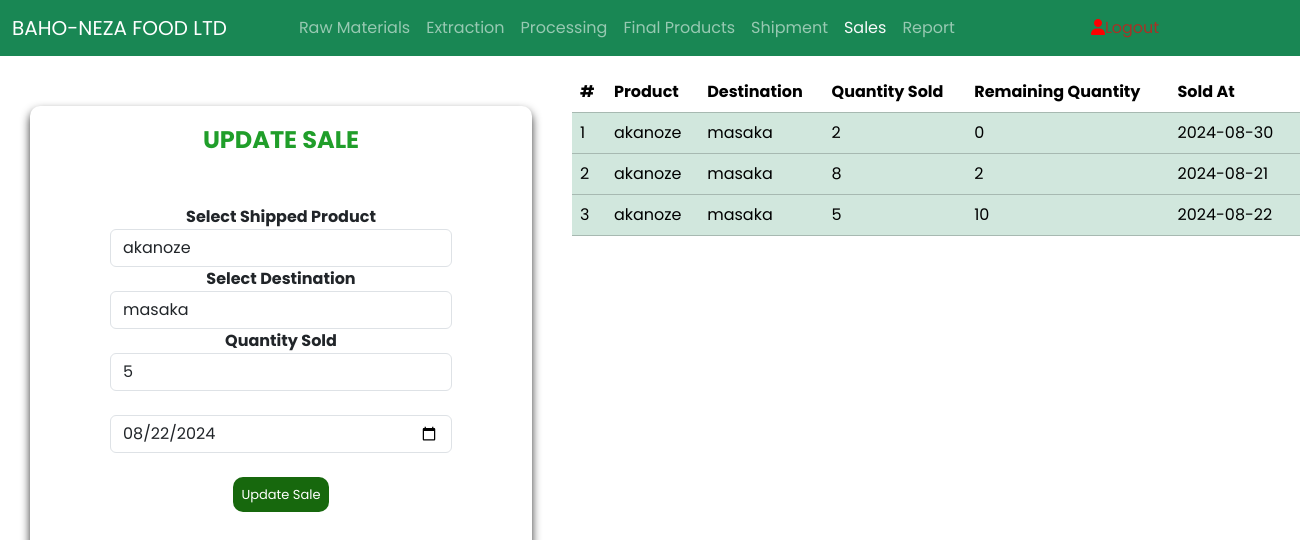
The page /sales.php?edit_id=15 (signed in) on the database its author committed.
### tables this page shows
CREATE TABLE `sales` (
  `sale_id` int(11) NOT NULL,
  `ship_id` int(11) NOT NULL,
  `quantity_sold` int(11) NOT NULL,
  `remaining_quantity` int(11) NOT NULL,
  `sale_date` date NOT NULL
);

CREATE TABLE `final_product` (
  `final_pro_id` int(11) NOT NULL,
  `mill_id` int(11) NOT NULL,
  `product_type` varchar(100) NOT NULL,
  `quantity` int(11) NOT NULL,
  `unit_price` double NOT NULL,
  `total_price` double NOT NULL,
  `date` date NOT NULL
);

CREATE TABLE `shipment` (
  `ship_id` int(11) NOT NULL,
  `final_pro_id` int(11) NOT NULL,
  `destination` varchar(100) NOT NULL,
  `quantity` int(11) NOT NULL,
  `total_price` double NOT NULL,
  `ship_date` date NOT NULL
);

### sales.php (the view, shortened to what this page needs)
<?php
include 'config.php';
$mssg = "";
$update_data = null;
if (isset($_GET['edit_id'])) {
    $edit_id = $_GET['edit_id'];
    $result = $db->query("SELECT * FROM sales WHERE sale_id=$edit_id");
    $update_data = $result->fetch_assoc();
}
$products = $db->query("
    SELECT final_product.product_type
    FROM shipment
    JOIN final_product ON shipment.final_pro_id = final_product.final_pro_id
    GROUP BY final_product.product_type
");
$destinations = $db->query("SELECT DISTINCT destination FROM shipment");
?>
<!DOCTYPE html>
<html lang="en">
<head>
    <link rel="stylesheet" href="bootstrap.min.css">
    <link rel="stylesheet" href="style.css">
    <link rel="stylesheet" href="Font-Awesome-6.x/css/all.min.css">
</head>
<body>
    <nav class="navbar navbar-expand-sm navbar-dark bg-success">
        <div class="container-fluid">
            <a class="navbar-brand" href="dashboard.php">BAHO-NEZA FOOD LTD</a>
            <div class="collapse navbar-collapse mx-5" id="mynavbar">
                <ul class="navbar-nav me-auto">
                    <li class="nav-item"><a class="nav-link" href="raw_material.php">Raw Materials</a></li>
                    <li class="nav-item"><a class="nav-link" href="extraction.php">Extraction</a></li>
                    <li class="nav-item"><a class="nav-link" href="milled.php">Processing</a></li>
                    <li class="nav-item"><a class="nav-link" href="final_product.php">Final Products</a></li>
                    <li class="nav-item"><a class="nav-link" href="shipment.php">Shipment</a></li>
                    <li class="nav-item"><a class="nav-link text-light" href="sales.php">Sales</a></li>
                    <li class="nav-item"><a class="nav-link" href="report.php">Report</a></li>
                    <li class="nav-item"><a class="nav-link" href="logout.php" style="color:rgba(211, 25, 25, 0.765);"><i class="fas fa-user" style="margin-left:120px;color:red;"></i>Logout</a></li>
                </ul>
            </div>
        </div>
    </nav>
    <div class="form-table">
        <div class="add-form">
            <h4 class="form-head"><?php echo isset($update_data) ? 'UPDATE SALE' : 'ADD SALE'; ?></h4><br>
            <p class="success-mssg"><?php echo $mssg; ?></p>
            <form action="" method="post" class="record-form">
                <label for="product_name" class="labels">Select Shipped Product</label>
                <select name="product_name" id="product_name" class="form-control" required>
    <?php
    while ($product = $products->fetch_assoc()) {
        $selected = '';
        if (isset($update_data)) {
            $stmt = $db->prepare("
                SELECT shipment.ship_id, shipment.quantity, final_product.product_type
                FROM shipment
                JOIN final_product ON shipment.final_pro_id = final_product.final_pro_id
                WHERE shipment.ship_id = ?
            ");
            $stmt->bind_param("i", $update_data['ship_id']);
            $stmt->execute();
            $shipment = $stmt->get_result()->fetch_assoc();
            if ($shipment && $shipment['product_type'] == $product['product_type']) {
                $selected = 'selected';
            }
        }
    ?>
        <option value="<?php echo $product['product_type']; ?>" <?php echo $selected; ?>>
            <?php echo $product['product_type']; ?>
        </option>
    <?php } ?>
</select>
                <label for="destination" class="labels">Select Destination</label>
                <select name="destination" id="destination" class="form-control" required>
    <?php
    while ($destination = $destinations->fetch_assoc()) {
        $selected = isset($update_data) && $update_data['destination'] == $destination['destination'] ? 'selected' : '';
        echo "<option value='{$destination['destination']}' $selected>{$destination['destination']}</option>";
    }
    ?>
</select>
                <label for="quantity_sold" class="labels">Quantity Sold</label>
                <input type="number" name="quantity_sold" id="quantity_sold" value="<?php echo $update_data['quantity_sold'] ?? ''; ?>" placeholder="Enter quantity sold..." class="form-control" required><br>
                <input type="date" name="sale_date" value="<?php echo $update_data['sale_date'] ?? ''; ?>" placeholder="Sold At..." class="form-control" required><br>
                <input type="submit" class="add-product-btn" value="<?php echo isset($update_data) ? 'Update Sale' : 'Add Sale'; ?>">
            </form>
        </div>
        <div class="table-data">
            <div class="table-responsive table-container mt-3">
                <table class="table table-success table-hover">
                    <thead>
                        <tr>
                        <th>#</th>
                        <th>Product</th>
                        <th>Destination</th>
                        <th>Quantity Sold</th>
                        <th>Remaining Quantity</th>
                        <th>Sold At</th>
                        <th>Action</th>
                        </tr>
                    </thead>
                    <tbody>
                    <?php
                    $sales = $db->query("
                        SELECT sales.sale_id, sales.ship_id, sales.quantity_sold, sales.remaining_quantity, sales.sale_date,
                        final_product.product_type, shipment.destination
                        FROM sales
                        JOIN shipment ON sales.ship_id = shipment.ship_id
                        JOIN final_product ON shipment.final_pro_id = final_product.final_pro_id
                        ORDER BY sales.sale_id DESC
                    ");
                    $counter = 1;
                    while ($sale = $sales->fetch_assoc()) { ?>
                        <tr>
                            <td><?php echo $counter++; ?></td>
                            <td><?php echo $sale['product_type']; ?></td>
                            <td><?php echo $sale['destination']; ?></td>
                            <td><?php echo $sale['quantity_sold']; ?></td>
                            <td><?php echo $sale['remaining_quantity']; ?></td>
                            <td><?php echo $sale['sale_date']; ?></td>
                            <td>
                            </td>
                        </tr>
                    <?php } ?>
                    </tbody>
                </table>
            </div>
        </div>
    </div>
</body>
</html>

### style.css (style rules this page uses)
* { margin: 0; padding: 0; box-sizing: border-box; }
body, input { font-family: "Poppins", sans-serif; }
form { display: flex; align-items: center; justify-content: center; flex-direction: column; padding: 0rem 5rem; transition: all 0.2s 0.7s; overflow: hidden; grid-column: 1 / 2; grid-row: 1 / 2; }
.form-table { width: 100%; height: 90.5vh; display: flex; }
.add-product-btn { border: none; padding: 8px; border-radius: 10px; background-color: #17680d; color: #fff; font-size: small; }
.add-form { height: 450px; text-align: center; display: flex; flex-direction: column; margin-top: 50px; margin-left: 30px; padding-top: 20px; border-radius: 10px; box-shadow: 0 5px 10px #333; }
input::placeholder { font-size: 12px; }
.labels { font-weight: bold; }
.form-head { color: #209e2a; font-weight: bold; }
.table-data { width: 750px; height: 500px; margin-top: 20; border-radius: 10px; }
.table { width: 100%; }
.success-mssg { border: 2px solid black; width: 150px; text-align: center; padding: 1px; margin-left: 120px; border-radius: 8px; color: rgba(69, 230, 117, 0.922); border: none; }

### sales.php (style rules this page uses)
.table-container { max-height: 400px; overflow-y: auto; position: relative; margin-left: 40px; width: 800px; }
.table-container table { width: 100%; border-collapse: collapse; }
.table-container thead th { position: sticky; top: 0; background: #fff; z-index: 10; }
.add-form { height: 480px; }

### rows shown on the page
sales: quantity_sold "5", sale_date "08/22/2024", final_product.product_type "akanoze", ship.destination "masaka", remaining_quantity "10", sale_date "2024-08-22"
sales: final_product.product_type "akanoze", ship.destination "masaka", quantity_sold "2", remaining_quantity "0", sale_date "2024-08-30"
sales: final_product.product_type "akanoze", ship.destination "masaka", quantity_sold "8", remaining_quantity "2", sale_date "2024-08-21"

### other values the page prints
form field product_name "akanoze"
form field destination "masaka"
